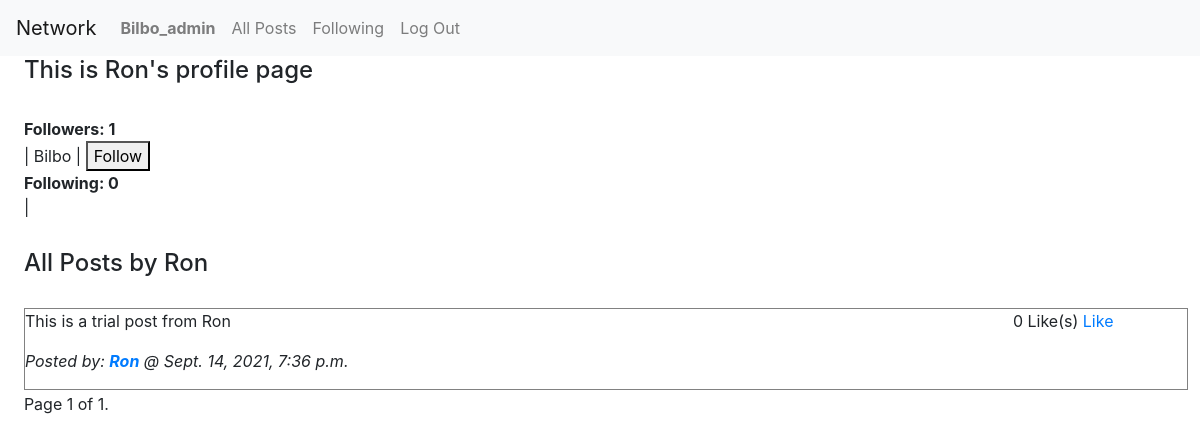
Page /profile/Ron (signed in) on the earlier database version.
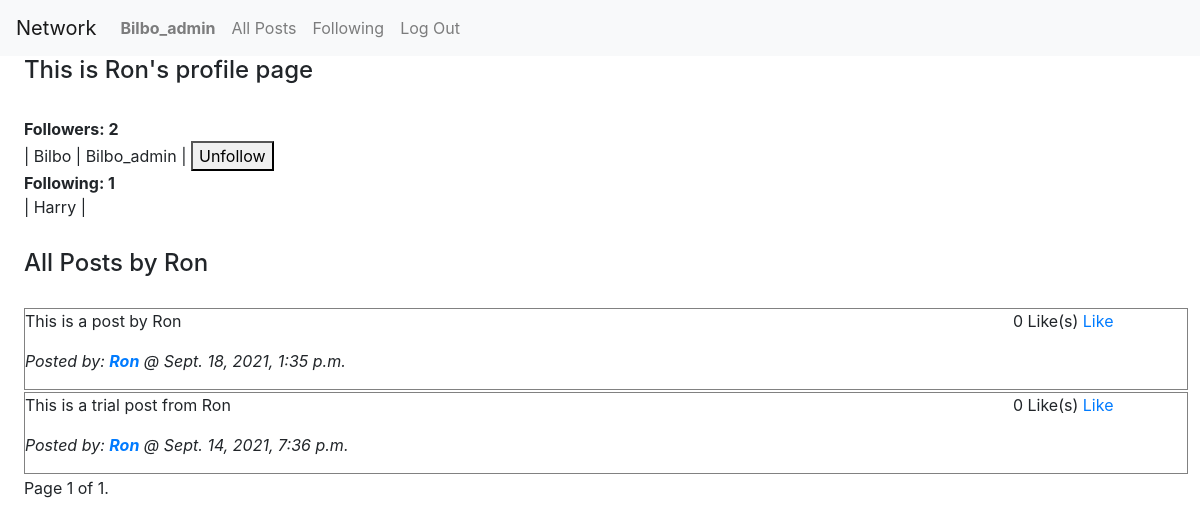
Same page on the later database version.
### network/models.py (models this page shows, shortened)
class User(AbstractUser):
    following = models.ManyToManyField("User", related_name="users_followed", blank = True)
    followers = models.ManyToManyField("User", related_name="users_follow", blank = True)

class Post(models.Model):
    post_creator = models.ForeignKey(User, on_delete = models.CASCADE)
    time_created = models.DateTimeField(auto_now_add=True)
    content = models.TextField(blank=True, null=True)
    likes = models.ManyToManyField(User, related_name = 'liked', blank = True)

### network/views.py (the view)
# urls.py: path("profile/<str:username>", views.get_profile, name="profile"),
@login_required(login_url = '/login')
def get_profile(request,username):
    Posts = Post.objects.filter(post_creator__username = username).order_by('-time_created').all()
    profile_id = User.objects.filter(username = username).get().id
    active_user = request.user
    followers = User.objects.get(username = username).followers.all()
    following = User.objects.get(username = username).following.all()
    paginator = Paginator(Posts, 10)
    page_number = request.GET.get('page')
    Posts = paginator.get_page(page_number)
    if active_user in followers:
        btn_text = "Unfollow"
    else:
        btn_text = "Follow"
    if str(active_user) == str(username):
        is_user = 1
    else:
        is_user = 0
    return render(request, "network/profile.html", {
        "username": username,
        "profile_id": profile_id,
        "Posts": Posts,
        "is_user": is_user,
        "followers": followers,
        "following": following,
        "btn_text": btn_text,
        "active_user": active_user
    })

### network/templates/network/profile.html (shortened to what this page needs)
{% extends "network/layout.html" %}
{% load static %}
{% block body %}
    <div class="profile_details">
        <h4>This is {{username}}'s profile page</h4>
        <br>
        <b>Followers: {{followers.count}} </b>
        <br>|
        {% for follower in followers %}
            {{follower}} |
        {% endfor %}
        {% if is_user == 0 %}
            <button type = "button" id = "follow_btn">{{btn_text}}</button>
        {% endif %}
        <br>
        <b>Following: {{following.count}}</b>
        <br>|
        {% for following in following %}
            {{following}} |
        {% endfor %}
    </div>
    <h4 class="body">All Posts by {{username}} </h4>
    <div class="all_posts_block">
        {% for Post in Posts %}
            <div class="post_block">
                <div class = "posts" id="post_{{Post.id}}" >
                    <p>{{Post.content}}</p>
                    <p><i>Posted by: <a href="{% url 'profile' Post.post_creator %}"><strong>{{ Post.post_creator }}</strong></a> @ {{Post.time_created}}</i></p>
                </div>
                <div class="add_ons">
                    <div class = "likes">
                        <span id = "likes_{{Post.id}}">{{Post.likes.all.count}}</span> Like(s)
                        {% if user.is_authenticated %}
                            {% if request.user in Post.likes.all %}
                                <a class="like_btn" data-id = "{{Post.id}}" href="#">Unlike</a>
                            {% else %}
                                <a class="like_btn" data-id = "{{Post.id}}" href="#">Like</a>
                            {% endif %}
                        {% endif %}
                    </div>
                </div>
            </div>
        {% endfor %}
    </div>
    <div class="pagination">
        <span class="step-links">
            <span class="current">
                Page {{ Posts.number }} of {{ Posts.paginator.num_pages }}.
            </span>
        </span>
    </div>
{% endblock %}

### network/templates/network/layout.html (shortened to what this page needs)
{% load static %}
<!DOCTYPE html>
<html lang="en">
    <head>
        <link rel="stylesheet" href="https://stackpath.bootstrapcdn.com/bootstrap/4.4.1/css/bootstrap.min.css">
        <link href="{% static 'network/styles.css' %}" rel="stylesheet">
    </head>
    <body>
        <nav class="navbar navbar-expand-lg navbar-light bg-light">
            <a class="navbar-brand" href="#">Network</a>
            <div>
              <ul class="navbar-nav mr-auto">
                {% if user.is_authenticated %}
                    <li class="nav-item">
                        <a class="nav-link" href="{% url 'profile' user.username %}"><strong>{{ user.username }}</strong></a>
                    </li>
                {% endif %}
                <li class="nav-item">
                  <a class="nav-link" href="{% url 'index' %}">All Posts</a>
                </li>
                {% if user.is_authenticated %}
                    <li class="nav-item">
                        <a class="nav-link" href="{% url 'following_posts' %}" >Following</a>
                    </li>
                    <li class="nav-item">
                        <a class="nav-link" href="{% url 'logout' %}">Log Out</a>
                    </li>
                {% endif %}
              </ul>
            </div>
        </nav>
        <div class="body">
            {% block body %}
            {% endblock %}
        </div>
    </body>
</html>

Differences in the rows shown:
now on one of the page's lists (row unchanged): User: username "Bilbo_admin"
now on this page (row unchanged): User: username "Harry"
added Post: content "This is a post by Ron", post_creator "Ron", time_created "Sept. 18, 2021, 1:35 p.m.", likes.all.count "0"
Other differences:
{{ followers.count }}: "1" → "2"
{{ btn_text }}: "Follow" → "Unfollow"
{{ following.count }}: "0" → "1"
